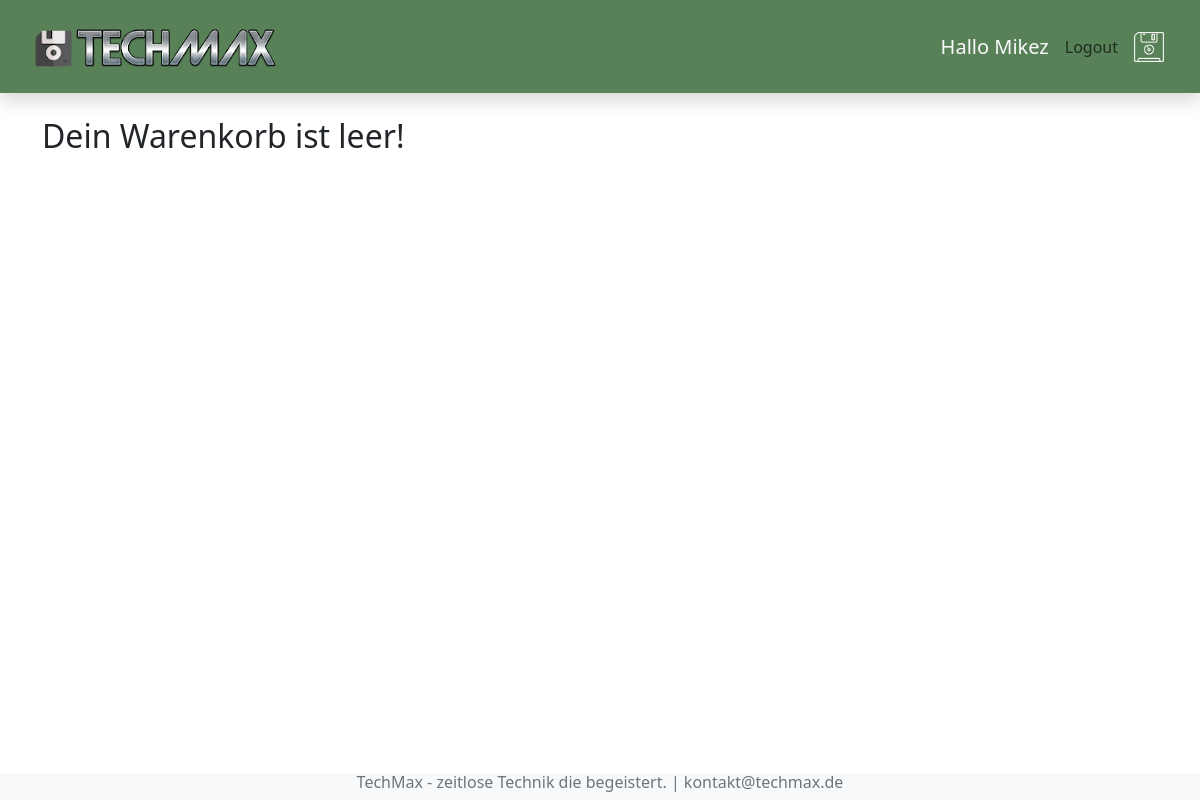
The page /warenkorb/ (signed in) on the database as committed earlier.
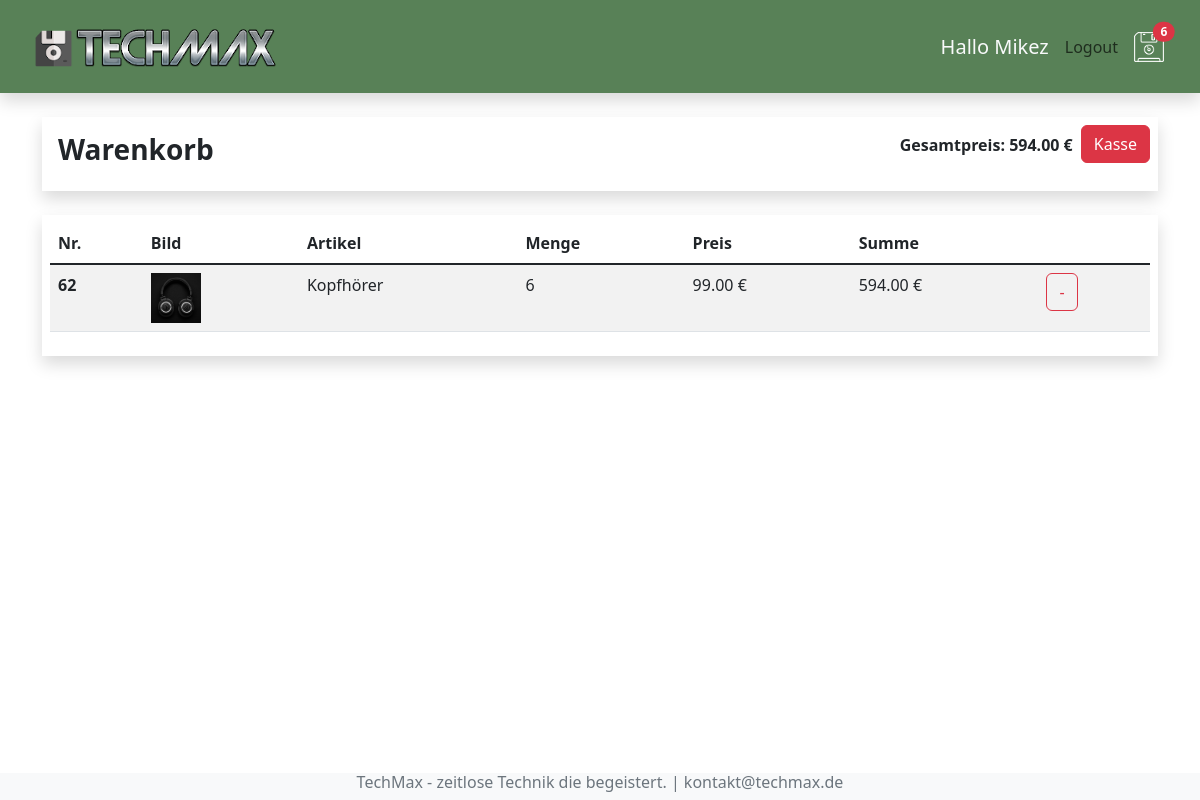
The same page on the database as committed later.
### shop/models.py (models this page shows, shortened)
class Bestellung(models.Model):
    kunde = models.ForeignKey(Kunde, on_delete=models.SET_NULL, null=True, blank=True)
    bestelldatum = models.DateTimeField(auto_now_add=True)
    erledigt = models.BooleanField(default=False, null=True, blank=True)
    auftrags_id = models.CharField(max_length=200, null=200)
    @property
    def get_gesamtpreis(self):
        bestellteartikels = self.bestellteartikel_set.all()
        gesamtpreis = sum(artikel.get_summe for artikel in bestellteartikels)
        return gesamtpreis
    @property
    def get_gesamtmenge(self):
        bestellteartikels = self.bestellteartikel_set.all()
        return sum(artikel.menge for artikel in bestellteartikels)

class BestellteArtikel(models.Model):
    artikel = models.ForeignKey(Artikel, on_delete=models.SET_NULL, null=True, blank=True)
    bestellung = models.ForeignKey(Bestellung, on_delete=models.SET_NULL, null=True, blank=True)
    menge = models.IntegerField(default=0, null=True, blank=True)
    datum = models.DateTimeField(auto_now_add=True)
    @property
    def get_summe(self):
        summe = self.artikel.preis * self.menge
        return summe

class Artikel(models.Model):
    name = models.CharField(max_length=200, null=True)
    beschreibung = models.TextField(null=True, blank=True)
    preis = models.DecimalField(max_digits=6, decimal_places=2)
    bild = models.ImageField(null=True, blank=True)

### shop/views.py (the view)
# urls.py: path('warenkorb/', views.warenkorb, name="warenkorb"),
def warenkorb(request):
    if request.user.is_authenticated:
        kunde = request.user.kunde
        bestellung, created = Bestellung.objects.get_or_create(kunde=kunde, erledigt=False)
        artikels = bestellung.bestellteartikel_set.all()
    else:
        cookieDaten = gastCookie(request)
        artikels = cookieDaten['artikels']
        bestellung = cookieDaten['bestellung']
    ctx = {'artikels': artikels, "bestellung": bestellung}
    return render(request, "shop/warenkorb.html", ctx)

### shop/context_processors.py (called while the page is built, shortened)
def warenkorb_anzahl(request):
    if request.user.is_authenticated:
        kunde = request.user.kunde
        bestellung, created = Bestellung.objects.get_or_create(kunde=kunde, erledigt=False)
        if bestellung:
            menge = bestellung.get_gesamtmenge
        else:
            menge = 0
    return {'menge': menge}

### shop/templates/shop/warenkorb.html
{% extends 'shop/index.html' %}
{% load static %}
{% block content %}
    {% if artikels %}
        <div class="row mt-4">
            <div class="col-12">
                <div class="shadow p-2 mb-4">
                    <div class="d-flex">
                        <h3 class="me-auto fw-bold p-2">Warenkorb</h3>
                        <p class="fw-bold p-2">Gesamtpreis: {{ bestellung.get_gesamtpreis|floatformat:2 }} €</p>
                        <p><a class="btn btn-danger" href="{% url 'kasse' %}">Kasse</a></p>
                    </div>
                </div>
            </div>
            <div class="col-12">
                <div class="shadow p-2 mb-4">
                    <table class="table table-striped table-hover">
                        <thead>
                        <tr>
                            <th scope="col">Nr.</th>
                            <th scope="col">Bild</th>
                            <th scope="col">Artikel</th>
                            <th scope="col">Menge</th>
                            <th scope="col">Preis</th>
                            <th scope="col">Summe</th>
                        </tr>
                        </thead>
                        <tbody class="table-group-divider">
                        {% for artikel in artikels %}
                            <tr>
                                <th scope="row">{{ artikel.id }}</th>
                                <td><img src="{{ artikel.artikel.bild.url }}" width="50" height="50"
                                         alt="{{ artikel.name }}"></td>
                                <td>{{ artikel.artikel.name }}</td>
                                <td>{{ artikel.menge }}</td>
                                <td>{{ artikel.artikel.preis|floatformat:2 }} €</td>
                                <td>{{ artikel.get_summe|floatformat:2 }} €</td>
                                <td>
                                    <button data-artikel={{ artikel.artikel.id }} data-action="entfernen"
                                            class="btn btn-outline-danger warenkorb-bestellen">-
                                    </button>
                                </td>
                            </tr>
                        {% endfor %}
                        </tbody>
                    </table>
                </div>
            </div>
        </div>
    {% else %}
        <h2>Dein Warenkorb ist leer!</h2>
    {% endif %}
{% endblock content %}

### shop/templates/shop/menu.html
{% load static %}
<nav class="navbar shadow sticky-top p-3 mb-4" style="background-color: #588157;">
    <div class="container-fluid">
        <a class="navbar-brand link-light" href="{% url 'shop' %}"><img src="{% static 'images/logo.png' %}" alt="Logo"></a>
        <div class="navbar-nav">
            <div class="d-flex align-items-center">
            {% if request.user.is_authenticated %}
                <h5 class="text-light m-2">Hallo {{ request.user|title }}</h5>
                <a class="nav-link btn btn-light p-2" href="{% url 'logout' %}">Logout</a>
            {% else %}
                <a class="nav-link btn btn-light p-2" href="{% url 'login' %}">Login</a>
            {% endif %}
                <a class="nav-link link-light p-2" href="{% url 'warenkorb' %}"><img
                        src="{% static 'images/floppy.png' %}" alt="">
                    {% if menge >= 1 %}
                    <span class="badge rounded-pill bg-danger position-absolute top-25 start-25 translate-middle">{{ menge }}</span>
                    {% endif %}
                </a>
            </div>
        </div>
    </div>
</nav>

Rows that differ between the two databases and show on the page:
now on this page (row unchanged): Bestellung: get_gesamtpreis "594.00"
added BestellteArtikel: id "62", artikel.bild (picture), artikel.name "Kopfhörer", menge "6", artikel.preis "99.00", get_summe "594.00"
Other text that changed with them:
{{ menge }}: (not shown) → "6"
text no longer shown: "Dein Warenkorb ist leer!"
text now shown: "Warenkorb Gesamtpreis: € Kasse Nr. Bild Artikel Menge Preis Summe"
